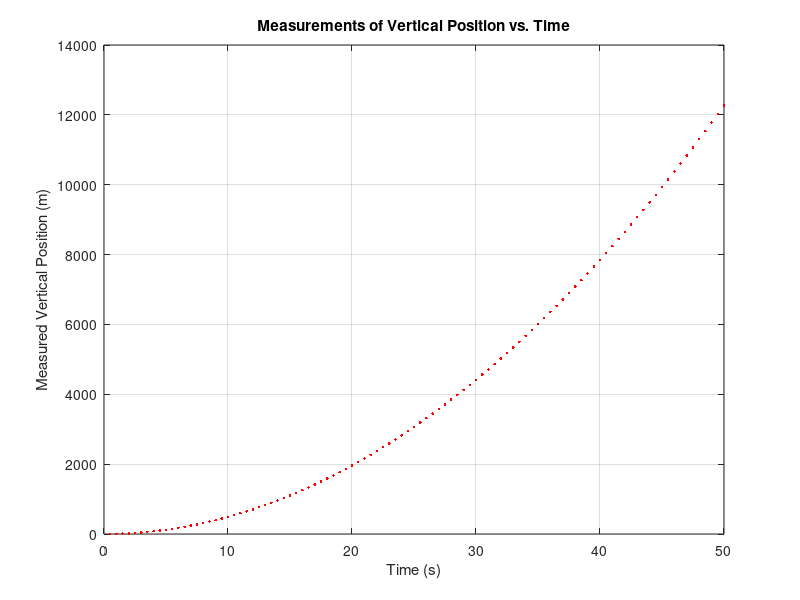
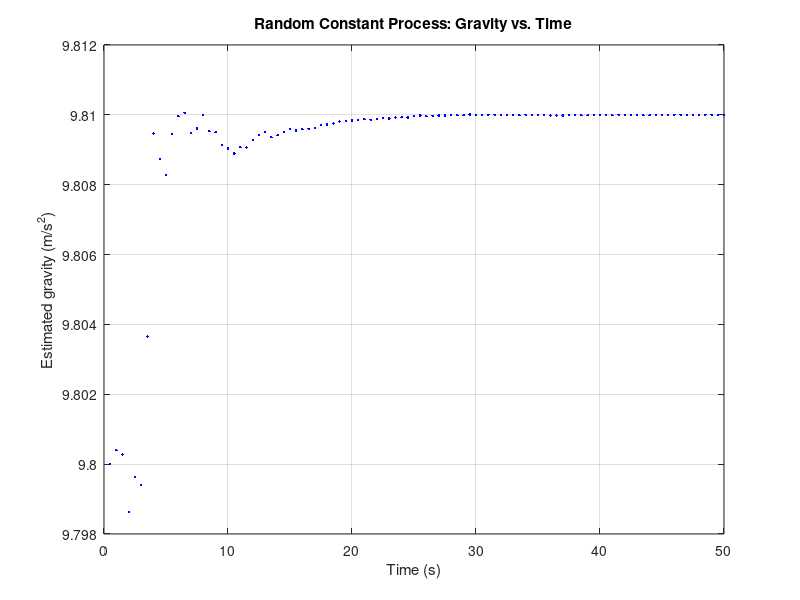
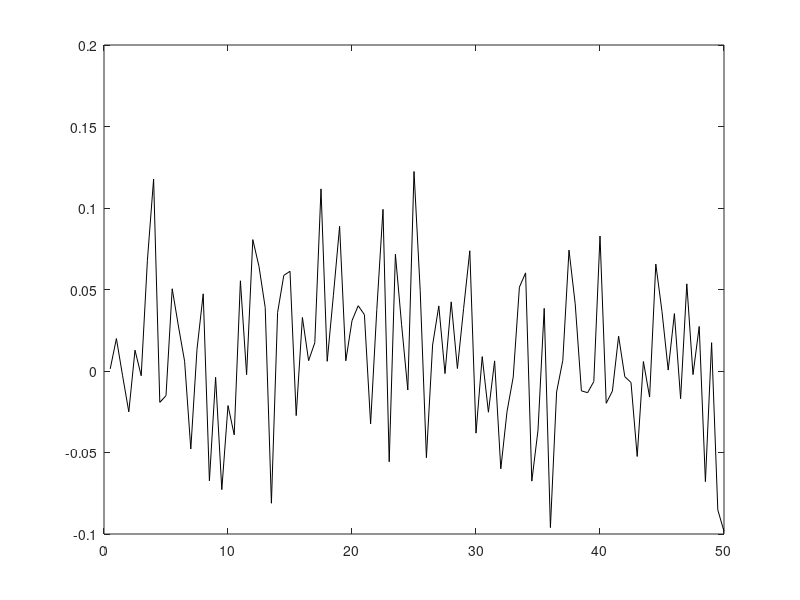

Source code (MATLAB) for these figures, in order: (Note: this script raises an error after producing the figures.)
% Kalman filter estimate of gravity from falling-mass position data.
%
% Compares two dynamic models (random constant and random walk) and uses the
% innovation sequence for outlier detection (chi-squared test, 95%).
%
% Author: Khongorzul Duurenbileg, November 2019
%
% Input: two-column text file, time (s) and measured vertical position (m).
close all
clear
clc
data = load('data/sample_falling_mass.txt');
t = data(:, 1);
z_meas = data(:, 2);
% plot
figure(1)
plot(data(:, 1), data(:, 2), '.r');
grid on
title('Measurements of Vertical Position vs. Time');
xlabel('Time (s)');
ylabel('Measured Vertical Position (m)');
Po_ = 0.0001; % gravity variance
Rk = 0.0025; % vertical position variance
xo_ = 9.8;         % gravity
%% Random constant process
PHI = 1;
Qk = 0;
xk_ = PHI * xo_;
Pk_ = PHI * Po_ * PHI + Qk;
x_hat_const = zeros(length(z_meas), 1); % gravity
P_hat_const = zeros(length(z_meas), 1); % gravity variance
vk_const = zeros(length(z_meas), 1); % innovation sequence residual
Cvk_const = zeros(length(z_meas), 1); % innovation sequence VC
T_test_const = zeros(length(z_meas), 1); % global and local test
for i = 1:length(z_meas)
    Hk = 0.5 * t(i)^2;
    Kk = Pk_ * Hk' * inv(Hk * Pk_ * Hk' + Rk); %#ok<MINV>
    xk_plus = xk_ + Kk * (z_meas(i) - Hk * xk_);
    Pk_plus = (1 - Kk * Hk) * Pk_;
    % innovation sequence
    vk_const(i) = z_meas(i) - Hk * xk_;
    Cvk_const(i) = Hk * Pk_ * Hk' + Rk;
    % T-test
    T_test_const(i) = vk_const(i) * (1/Cvk_const(i)) * vk_const(i);
    xk_ = PHI * xk_plus;
    Pk_ = PHI * Pk_plus * PHI' + Qk;
    x_hat_const(i) = xk_;
    P_hat_const(i) = Pk_;
end
outlier_const = T_test_const > 3.84;
% plot
figure(2)
plot(t, x_hat_const, '.b');
grid on
title('Random Constant Process: Gravity vs. Time');
xlabel('Time (s)');
ylabel('Estimated gravity (m/s^{2})');
figure(3)
p = plot(t, vk_const, '-k');
p.LineWidth = 2;
grid on
title('Random Constant Process: Innovation v_{k} vs. Time');
xlabel('Time (s)');
ylabel('Innovation (m)');
%% Random walk process
PHI = 1;
Qk = 0.02 * 0.5;
xk_ = PHI * xo_;
Pk_ = PHI * Po_ * PHI + Qk;
x_hat_walk = zeros(length(z_meas), 1); % gravity
P_hat_walk = zeros(length(z_meas), 1); % gravity variance
vk_walk = zeros(length(z_meas), 1); % innovation sequence residual
Cvk_walk = zeros(length(z_meas), 1); % innovation sequence VC
T_test_walk = zeros(length(z_meas), 1); % global and local test
for i = 1:length(z_meas)
    Hk = 0.5 * t(i)^2;
    Kk = Pk_ * Hk' * inv(Hk * Pk_ * Hk' + Rk); %#ok<MINV>
    xk_plus = xk_ + Kk * (z_meas(i) - Hk * xk_);
    Pk_plus = (1 - Kk * Hk) * Pk_;
    % innovation sequence
    vk_walk(i) = z_meas(i) - Hk * xk_;
    Cvk_walk(i) = Hk * Pk_ * Hk' + Rk;
    % T-test
    T_test_walk(i) = vk_walk(i) * (1/Cvk_walk(i)) * vk_walk(i);
    xk_ = PHI * xk_plus;
    Pk_ = PHI * Pk_plus * PHI' + Qk;
    x_hat_walk(i) = xk_;
    P_hat_walk(i) = Pk_;
end
% plot
figure(4)
plot(t, x_hat_walk, '.b');
grid on
title('Random Walk Process: Gravity vs. Time');
xlabel('Time (s)');
ylabel('Estimated gravity (m/s^{2})');
figure(5)
plot(t, P_hat_walk, '-.k');
grid on
title('Random Walk Process: Pk vs. Time');
xlabel('Time (s)');
ylabel('Pk (m)');
figure(6)
p = plot(t, vk_walk, '-k');
p.LineWidth = 2;
grid on
title('Random Walk Process: Innovation v_{k} vs. Time');
xlabel('Time (s)');
ylabel('Innovation (m)');
figure(7)
p = plot(t, x_hat_const, '-.b');
p.LineWidth = 2;
hold on
p = plot(t, x_hat_walk, '-r');
p.LineWidth = 1;
grid on
title('Kalman Filter Analysis: Gravity vs. Time');
xlabel('Time (s)');
ylabel('Estimated gravity (m/s^{2})');
legend('Random Constant', 'Random Walk')
figure(8)
p = plot(t, vk_const, '-.b');
p.LineWidth = 2;
hold on
p = plot(t, vk_walk, '-r');
p.LineWidth = 1;
grid on
title('Innovation v_{k} vs. Time');
xlabel('Time (s)');
ylabel('Innovation (m)');
legend('Random Constant', 'Random Walk')
